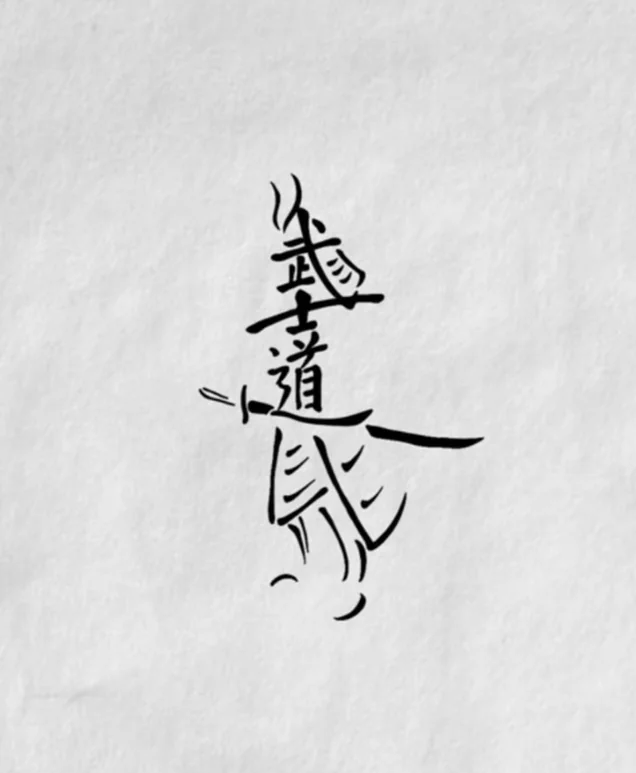
#> input picture Test.png, 636 x 773 px, found by its file name
$ python remove-background.py
#> lines starting #> are read from the running program, lines starting #| are printed output that depends on the picture; after the words box and inside, x2 and y2 are one past the last pixel; in counts of white or black regions, pixels touching at a corner belong together
#> further down, myimage is the input picture: shape (773, 636, 3); mean B, G, R 218.8, 218.8, 218.8
import cv2
import numpy as np

#The line below is necessary to show Matplotlib's plots inside a Jupyter Notebook
# matplotlib inline

from matplotlib import pyplot as plt

#Use this helper function if you are working in Jupyter Lab
#If not, then directly use cv2.imshow(<window name>, <image>)

def showimage(myimage):
    if (myimage.ndim>2):  #This only applies to RGB or RGBA images (e.g. not to Black and White images)
        myimage = myimage[:,:,::-1] #OpenCV follows BGR order, while matplotlib likely follows RGB order

    fig, ax = plt.subplots(figsize=[10,10])
    ax.imshow(myimage, cmap = 'gray', interpolation = 'bicubic')
    plt.xticks([]), plt.yticks([])  # to hide tick values on X and Y axis
    plt.show()

def bgremove2(myimage):
    # First Convert to Grayscale
    myimage_grey = cv2.cvtColor(myimage, cv2.COLOR_BGR2GRAY)

    ret,baseline = cv2.threshold(myimage_grey,127,255,cv2.THRESH_TRUNC)
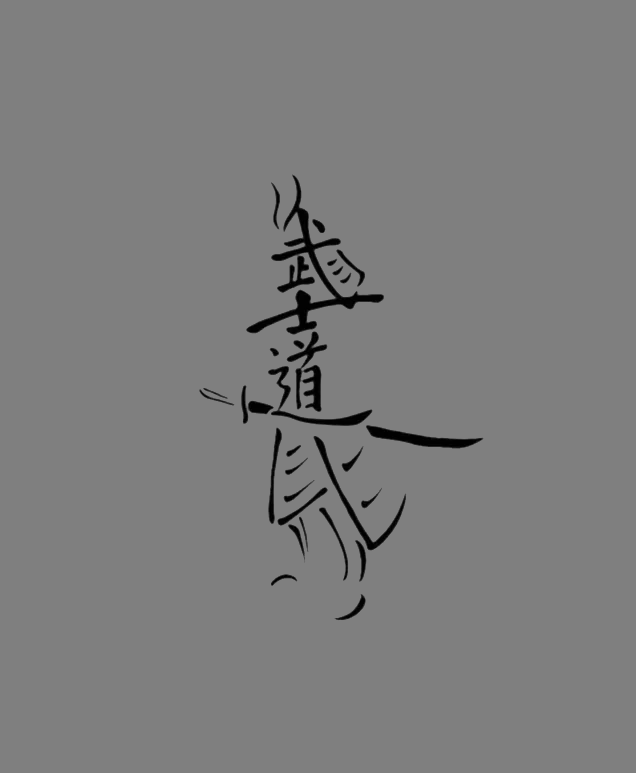
#> baseline: shape (773, 636); min 0, max 127, mean 124.5

    ret,background = cv2.threshold(baseline,126,255,cv2.THRESH_BINARY)
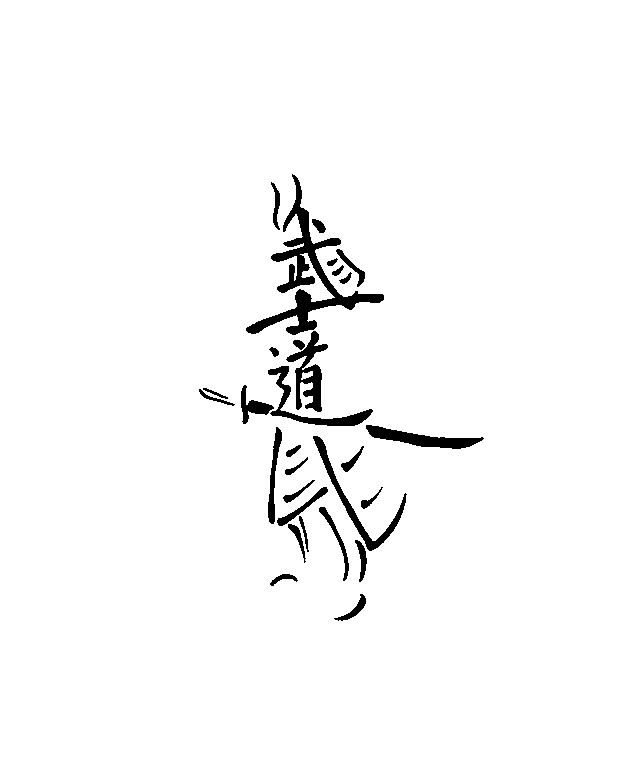
#> background: shape (773, 636); 97.4% white; 29 black regions, largest, box (x1, y1, x2, y2) and area: (246, 174, 384, 335) 3949, (286, 331, 328, 412) 1257, (313, 436, 407, 551) 1171

    ret,foreground = cv2.threshold(baseline,126,255,cv2.THRESH_BINARY_INV)

    foreground = cv2.bitwise_and(myimage,myimage, mask=foreground)  # Update foreground with bitwise_and to extract real foreground
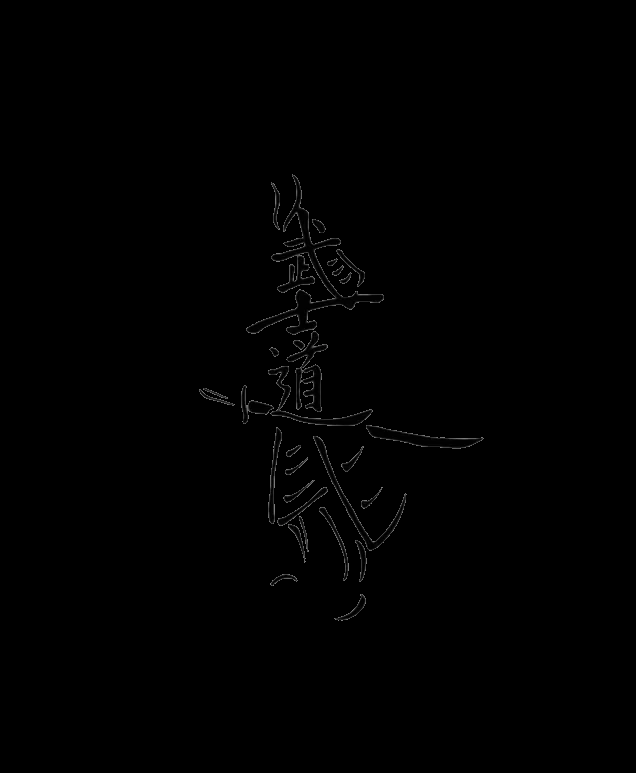
#> foreground: shape (773, 636, 3); mean B, G, R 0.8, 0.8, 0.8

    # Convert black and white back into 3 channel greyscale
    background = cv2.cvtColor(background, cv2.COLOR_GRAY2BGR)

    # Combine the background and foreground to obtain our final image
    finalimage = background+foreground
    return finalimage

# Read the image
myimage = cv2.imread('F:\\Current_Topics\\Code\\Test.png')

# Now you can use myimage in your functions
finalimage = bgremove2(myimage)
showimage(finalimage)
